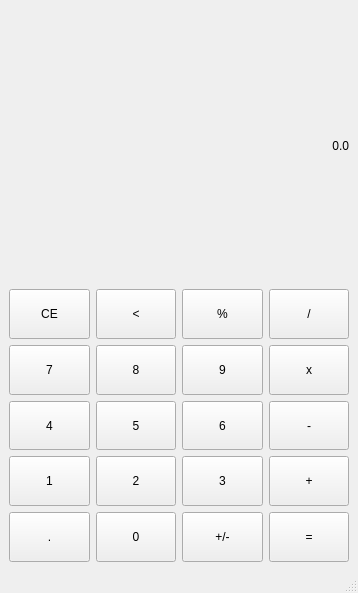
<?xml version="1.0" encoding="UTF-8"?>
<ui version="4.0">
 <class>MainWindow</class>
 <widget class="QMainWindow" name="MainWindow">
  <property name="geometry">
   <rect>
    <x>0</x>
    <y>0</y>
    <width>358</width>
    <height>593</height>
   </rect>
  </property>
  <property name="windowTitle">
   <string>MainWindow</string>
  </property>
  <property name="styleSheet">
   <string notr="true"/>
  </property>
  <widget class="QWidget" name="centralwidget">
   <layout class="QVBoxLayout" name="verticalLayout">
    <item>
     <widget class="QLabel" name="Output">
      <property name="styleSheet">
       <string notr="true">font: 700 18pt &quot;Cantarell&quot;;</string>
      </property>
      <property name="text">
       <string>0.0</string>
      </property>
      <property name="textFormat">
       <enum>Qt::TextFormat::AutoText</enum>
      </property>
      <property name="alignment">
       <set>Qt::AlignmentFlag::AlignRight|Qt::AlignmentFlag::AlignTrailing|Qt::AlignmentFlag::AlignVCenter</set>
      </property>
     </widget>
    </item>
    <item>
     <layout class="QGridLayout" name="gridLayout">
      <item row="4" column="1">
       <widget class="QPushButton" name="Zero">
        <property name="sizePolicy">
         <sizepolicy hsizetype="Preferred" vsizetype="Preferred">
          <horstretch>0</horstretch>
          <verstretch>0</verstretch>
         </sizepolicy>
        </property>
        <property name="text">
         <string>0</string>
        </property>
       </widget>
      </item>
      <item row="3" column="1">
       <widget class="QPushButton" name="Button2">
        <property name="sizePolicy">
         <sizepolicy hsizetype="Preferred" vsizetype="Preferred">
          <horstretch>0</horstretch>
          <verstretch>0</verstretch>
         </sizepolicy>
        </property>
        <property name="text">
         <string>2</string>
        </property>
       </widget>
      </item>
      <item row="4" column="3">
       <widget class="QPushButton" name="Equal">
        <property name="sizePolicy">
         <sizepolicy hsizetype="Preferred" vsizetype="Preferred">
          <horstretch>0</horstretch>
          <verstretch>0</verstretch>
         </sizepolicy>
        </property>
        <property name="text">
         <string>=</string>
        </property>
       </widget>
      </item>
      <item row="3" column="0">
       <widget class="QPushButton" name="Button1">
        <property name="sizePolicy">
         <sizepolicy hsizetype="Preferred" vsizetype="Preferred">
          <horstretch>0</horstretch>
          <verstretch>0</verstretch>
         </sizepolicy>
        </property>
        <property name="text">
         <string>1</string>
        </property>
       </widget>
      </item>
      <item row="1" column="2">
       <widget class="QPushButton" name="Button9">
        <property name="sizePolicy">
         <sizepolicy hsizetype="Preferred" vsizetype="Preferred">
          <horstretch>0</horstretch>
          <verstretch>0</verstretch>
         </sizepolicy>
        </property>
        <property name="text">
         <string>9</string>
        </property>
       </widget>
      </item>
      <item row="2" column="1">
       <widget class="QPushButton" name="Button5">
        <property name="sizePolicy">
         <sizepolicy hsizetype="Preferred" vsizetype="Preferred">
          <horstretch>0</horstretch>
          <verstretch>0</verstretch>
         </sizepolicy>
        </property>
        <property name="text">
         <string>5</string>
        </property>
       </widget>
      </item>
      <item row="2" column="3">
       <widget class="QPushButton" name="Substract">
        <property name="sizePolicy">
         <sizepolicy hsizetype="Preferred" vsizetype="Preferred">
          <horstretch>0</horstretch>
          <verstretch>0</verstretch>
         </sizepolicy>
        </property>
        <property name="text">
         <string>-</string>
        </property>
       </widget>
      </item>
      <item row="0" column="2">
       <widget class="QPushButton" name="Percent">
        <property name="sizePolicy">
         <sizepolicy hsizetype="Preferred" vsizetype="Preferred">
          <horstretch>0</horstretch>
          <verstretch>0</verstretch>
         </sizepolicy>
        </property>
        <property name="text">
         <string>%</string>
        </property>
       </widget>
      </item>
      <item row="4" column="0">
       <widget class="QPushButton" name="Floating_point">
        <property name="sizePolicy">
         <sizepolicy hsizetype="Preferred" vsizetype="Preferred">
          <horstretch>0</horstretch>
          <verstretch>0</verstretch>
         </sizepolicy>
        </property>
        <property name="text">
         <string>.</string>
        </property>
       </widget>
      </item>
      <item row="1" column="1">
       <widget class="QPushButton" name="Button8">
        <property name="sizePolicy">
         <sizepolicy hsizetype="Preferred" vsizetype="Preferred">
          <horstretch>0</horstretch>
          <verstretch>0</verstretch>
         </sizepolicy>
        </property>
        <property name="text">
         <string>8</string>
        </property>
       </widget>
      </item>
      <item row="3" column="2">
       <widget class="QPushButton" name="Button3">
        <property name="sizePolicy">
         <sizepolicy hsizetype="Preferred" vsizetype="Preferred">
          <horstretch>0</horstretch>
          <verstretch>0</verstretch>
         </sizepolicy>
        </property>
        <property name="styleSheet">
         <string notr="true"/>
        </property>
        <property name="text">
         <string>3</string>
        </property>
       </widget>
      </item>
      <item row="0" column="0">
       <widget class="QPushButton" name="CE">
        <property name="sizePolicy">
         <sizepolicy hsizetype="Preferred" vsizetype="Preferred">
          <horstretch>0</horstretch>
          <verstretch>0</verstretch>
         </sizepolicy>
        </property>
        <property name="text">
         <string>CE</string>
        </property>
       </widget>
      </item>
      <item row="4" column="2">
       <widget class="QPushButton" name="Change_sign">
        <property name="sizePolicy">
         <sizepolicy hsizetype="Preferred" vsizetype="Preferred">
          <horstretch>0</horstretch>
          <verstretch>0</verstretch>
         </sizepolicy>
        </property>
        <property name="text">
         <string>+/-</string>
        </property>
       </widget>
      </item>
      <item row="0" column="1">
       <widget class="QPushButton" name="Delete_num">
        <property name="sizePolicy">
         <sizepolicy hsizetype="Preferred" vsizetype="Preferred">
          <horstretch>0</horstretch>
          <verstretch>0</verstretch>
         </sizepolicy>
        </property>
        <property name="text">
         <string>&lt;</string>
        </property>
       </widget>
      </item>
      <item row="3" column="3">
       <widget class="QPushButton" name="Add">
        <property name="sizePolicy">
         <sizepolicy hsizetype="Preferred" vsizetype="Preferred">
          <horstretch>0</horstretch>
          <verstretch>0</verstretch>
         </sizepolicy>
        </property>
        <property name="text">
         <string>+</string>
        </property>
       </widget>
      </item>
      <item row="2" column="0">
       <widget class="QPushButton" name="Button4">
        <property name="sizePolicy">
         <sizepolicy hsizetype="Preferred" vsizetype="Preferred">
          <horstretch>0</horstretch>
          <verstretch>0</verstretch>
         </sizepolicy>
        </property>
        <property name="text">
         <string>4</string>
        </property>
       </widget>
      </item>
      <item row="1" column="0">
       <widget class="QPushButton" name="Button7">
        <property name="sizePolicy">
         <sizepolicy hsizetype="Preferred" vsizetype="Preferred">
          <horstretch>0</horstretch>
          <verstretch>0</verstretch>
         </sizepolicy>
        </property>
        <property name="text">
         <string>7</string>
        </property>
       </widget>
      </item>
      <item row="0" column="3">
       <widget class="QPushButton" name="Divide">
        <property name="sizePolicy">
         <sizepolicy hsizetype="Preferred" vsizetype="Preferred">
          <horstretch>0</horstretch>
          <verstretch>0</verstretch>
         </sizepolicy>
        </property>
        <property name="text">
         <string>/</string>
        </property>
       </widget>
      </item>
      <item row="1" column="3">
       <widget class="QPushButton" name="Multiple">
        <property name="sizePolicy">
         <sizepolicy hsizetype="Preferred" vsizetype="Preferred">
          <horstretch>0</horstretch>
          <verstretch>0</verstretch>
         </sizepolicy>
        </property>
        <property name="text">
         <string>x</string>
        </property>
       </widget>
      </item>
      <item row="2" column="2">
       <widget class="QPushButton" name="Button6">
        <property name="sizePolicy">
         <sizepolicy hsizetype="Preferred" vsizetype="Preferred">
          <horstretch>0</horstretch>
          <verstretch>0</verstretch>
         </sizepolicy>
        </property>
        <property name="text">
         <string>6</string>
        </property>
       </widget>
      </item>
     </layout>
    </item>
   </layout>
  </widget>
  <widget class="QStatusBar" name="statusbar"/>
 </widget>
 <resources/>
 <connections/>
</ui>
